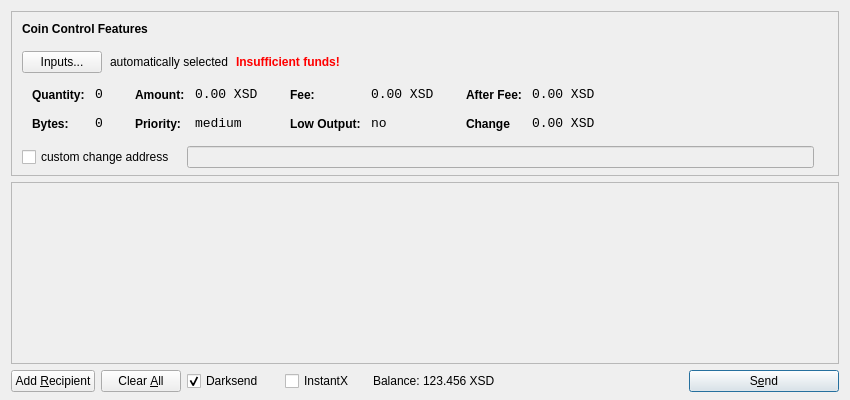
<?xml version="1.0" encoding="UTF-8"?>
<ui version="4.0">
 <class>SendCoinsDialog</class>
 <widget class="QDialog" name="SendCoinsDialog">
  <property name="geometry">
   <rect>
    <x>0</x>
    <y>0</y>
    <width>850</width>
    <height>400</height>
   </rect>
  </property>
  <property name="windowTitle">
   <string>Send Coins</string>
  </property>
  <layout class="QVBoxLayout" name="verticalLayout" stretch="0,1,0">
   <property name="bottomMargin">
    <number>8</number>
   </property>
   <item>
    <widget class="QFrame" name="frameCoinControl">
     <property name="sizePolicy">
      <sizepolicy hsizetype="Expanding" vsizetype="Expanding">
       <horstretch>0</horstretch>
       <verstretch>0</verstretch>
      </sizepolicy>
     </property>
     <property name="maximumSize">
      <size>
       <width>16777215</width>
       <height>16777215</height>
      </size>
     </property>
     <property name="frameShape">
      <enum>QFrame::StyledPanel</enum>
     </property>
     <property name="frameShadow">
      <enum>QFrame::Sunken</enum>
     </property>
     <layout class="QVBoxLayout" name="verticalLayoutCoinControl2">
      <property name="spacing">
       <number>-1</number>
      </property>
      <property name="leftMargin">
       <number>0</number>
      </property>
      <property name="topMargin">
       <number>0</number>
      </property>
      <property name="rightMargin">
       <number>0</number>
      </property>
      <property name="bottomMargin">
       <number>6</number>
      </property>
      <item>
       <layout class="QVBoxLayout" name="verticalLayoutCoinControl" stretch="0,0,0,0,1">
        <property name="spacing">
         <number>0</number>
        </property>
        <property name="leftMargin">
         <number>10</number>
        </property>
        <property name="topMargin">
         <number>10</number>
        </property>
        <item>
         <layout class="QHBoxLayout" name="horizontalLayoutCoinControl1">
          <property name="bottomMargin">
           <number>15</number>
          </property>
          <item>
           <widget class="QLabel" name="labelCoinControlFeatures">
            <property name="sizePolicy">
             <sizepolicy hsizetype="Preferred" vsizetype="Maximum">
              <horstretch>0</horstretch>
              <verstretch>0</verstretch>
             </sizepolicy>
            </property>
            <property name="font">
             <font>
              <weight>75</weight>
              <bold>true</bold>
             </font>
            </property>
            <property name="styleSheet">
             <string notr="true">font-weight:bold;</string>
            </property>
            <property name="text">
             <string>Coin Control Features</string>
            </property>
           </widget>
          </item>
         </layout>
        </item>
        <item>
         <layout class="QHBoxLayout" name="horizontalLayoutCoinControl2" stretch="0,0,0,0">
          <property name="spacing">
           <number>8</number>
          </property>
          <property name="bottomMargin">
           <number>10</number>
          </property>
          <item>
           <widget class="QPushButton" name="pushButtonCoinControl">
            <property name="styleSheet">
             <string notr="true"/>
            </property>
            <property name="text">
             <string>Inputs...</string>
            </property>
           </widget>
          </item>
          <item>
           <widget class="QLabel" name="labelCoinControlAutomaticallySelected">
            <property name="text">
             <string>automatically selected</string>
            </property>
            <property name="margin">
             <number>5</number>
            </property>
           </widget>
          </item>
          <item>
           <widget class="QLabel" name="labelCoinControlInsuffFunds">
            <property name="font">
             <font>
              <weight>75</weight>
              <bold>true</bold>
             </font>
            </property>
            <property name="styleSheet">
             <string notr="true">color:red;font-weight:bold;</string>
            </property>
            <property name="text">
             <string>Insufficient funds!</string>
            </property>
            <property name="margin">
             <number>5</number>
            </property>
           </widget>
          </item>
          <item>
           <spacer name="horizontalSpacerCoinControl">
            <property name="orientation">
             <enum>Qt::Horizontal</enum>
            </property>
            <property name="sizeHint" stdset="0">
             <size>
              <width>40</width>
              <height>1</height>
             </size>
            </property>
           </spacer>
          </item>
         </layout>
        </item>
        <item>
         <widget class="QWidget" name="widgetCoinControl" native="true">
          <property name="sizePolicy">
           <sizepolicy hsizetype="Preferred" vsizetype="Preferred">
            <horstretch>0</horstretch>
            <verstretch>0</verstretch>
           </sizepolicy>
          </property>
          <property name="minimumSize">
           <size>
            <width>0</width>
            <height>0</height>
           </size>
          </property>
          <property name="styleSheet">
           <string notr="true"/>
          </property>
          <layout class="QHBoxLayout" name="horizontalLayoutCoinControl5">
           <property name="margin">
            <number>0</number>
           </property>
           <item>
            <layout class="QHBoxLayout" name="horizontalLayoutCoinControl3" stretch="0,0,0,1">
             <property name="spacing">
              <number>20</number>
             </property>
             <property name="topMargin">
              <number>0</number>
             </property>
             <property name="bottomMargin">
              <number>10</number>
             </property>
             <item>
              <layout class="QFormLayout" name="formLayoutCoinControl1">
               <property name="horizontalSpacing">
                <number>10</number>
               </property>
               <property name="verticalSpacing">
                <number>14</number>
               </property>
               <property name="leftMargin">
                <number>10</number>
               </property>
               <property name="topMargin">
                <number>4</number>
               </property>
               <property name="rightMargin">
                <number>6</number>
               </property>
               <item row="0" column="0">
                <widget class="QLabel" name="labelCoinControlQuantityText">
                 <property name="styleSheet">
                  <string notr="true">font-weight:bold;</string>
                 </property>
                 <property name="text">
                  <string>Quantity:</string>
                 </property>
                 <property name="margin">
                  <number>0</number>
                 </property>
                </widget>
               </item>
               <item row="0" column="1">
                <widget class="QLabel" name="labelCoinControlQuantity">
                 <property name="font">
                  <font>
                   <family>Monospace</family>
                   <pointsize>10</pointsize>
                  </font>
                 </property>
                 <property name="cursor">
                  <cursorShape>IBeamCursor</cursorShape>
                 </property>
                 <property name="contextMenuPolicy">
                  <enum>Qt::ActionsContextMenu</enum>
                 </property>
                 <property name="text">
                  <string>0</string>
                 </property>
                 <property name="margin">
                  <number>0</number>
                 </property>
                 <property name="textInteractionFlags">
                  <set>Qt::LinksAccessibleByMouse|Qt::TextSelectableByKeyboard|Qt::TextSelectableByMouse</set>
                 </property>
                </widget>
               </item>
               <item row="1" column="0">
                <widget class="QLabel" name="labelCoinControlBytesText">
                 <property name="styleSheet">
                  <string notr="true">font-weight:bold;</string>
                 </property>
                 <property name="text">
                  <string>Bytes:</string>
                 </property>
                </widget>
               </item>
               <item row="1" column="1">
                <widget class="QLabel" name="labelCoinControlBytes">
                 <property name="font">
                  <font>
                   <family>Monospace</family>
                   <pointsize>10</pointsize>
                  </font>
                 </property>
                 <property name="cursor">
                  <cursorShape>IBeamCursor</cursorShape>
                 </property>
                 <property name="contextMenuPolicy">
                  <enum>Qt::ActionsContextMenu</enum>
                 </property>
                 <property name="text">
                  <string>0</string>
                 </property>
                 <property name="textInteractionFlags">
                  <set>Qt::LinksAccessibleByMouse|Qt::TextSelectableByKeyboard|Qt::TextSelectableByMouse</set>
                 </property>
                </widget>
               </item>
              </layout>
             </item>
             <item>
              <layout class="QFormLayout" name="formLayoutCoinControl2">
               <property name="horizontalSpacing">
                <number>10</number>
               </property>
               <property name="verticalSpacing">
                <number>14</number>
               </property>
               <property name="leftMargin">
                <number>6</number>
               </property>
               <property name="topMargin">
                <number>4</number>
               </property>
               <property name="rightMargin">
                <number>6</number>
               </property>
               <item row="0" column="0">
                <widget class="QLabel" name="labelCoinControlAmountText">
                 <property name="styleSheet">
                  <string notr="true">font-weight:bold;</string>
                 </property>
                 <property name="text">
                  <string>Amount:</string>
                 </property>
                 <property name="margin">
                  <number>0</number>
                 </property>
                </widget>
               </item>
               <item row="0" column="1">
                <widget class="QLabel" name="labelCoinControlAmount">
                 <property name="font">
                  <font>
                   <family>Monospace</family>
                   <pointsize>10</pointsize>
                  </font>
                 </property>
                 <property name="cursor">
                  <cursorShape>IBeamCursor</cursorShape>
                 </property>
                 <property name="contextMenuPolicy">
                  <enum>Qt::ActionsContextMenu</enum>
                 </property>
                 <property name="text">
                  <string>0.00 XSD</string>
                 </property>
                 <property name="textInteractionFlags">
                  <set>Qt::LinksAccessibleByMouse|Qt::TextSelectableByKeyboard|Qt::TextSelectableByMouse</set>
                 </property>
                </widget>
               </item>
               <item row="1" column="0">
                <widget class="QLabel" name="labelCoinControlPriorityText">
                 <property name="styleSheet">
                  <string notr="true">font-weight:bold;</string>
                 </property>
                 <property name="text">
                  <string>Priority:</string>
                 </property>
                </widget>
               </item>
               <item row="1" column="1">
                <widget class="QLabel" name="labelCoinControlPriority">
                 <property name="font">
                  <font>
                   <family>Monospace</family>
                   <pointsize>10</pointsize>
                  </font>
                 </property>
                 <property name="cursor">
                  <cursorShape>IBeamCursor</cursorShape>
                 </property>
                 <property name="contextMenuPolicy">
                  <enum>Qt::ActionsContextMenu</enum>
                 </property>
                 <property name="text">
                  <string>medium</string>
                 </property>
                 <property name="textInteractionFlags">
                  <set>Qt::LinksAccessibleByMouse|Qt::TextSelectableByKeyboard|Qt::TextSelectableByMouse</set>
                 </property>
                </widget>
               </item>
              </layout>
             </item>
             <item>
              <layout class="QFormLayout" name="formLayoutCoinControl3">
               <property name="horizontalSpacing">
                <number>10</number>
               </property>
               <property name="verticalSpacing">
                <number>14</number>
               </property>
               <property name="leftMargin">
                <number>6</number>
               </property>
               <property name="topMargin">
                <number>4</number>
               </property>
               <property name="rightMargin">
                <number>6</number>
               </property>
               <item row="0" column="0">
                <widget class="QLabel" name="labelCoinControlFeeText">
                 <property name="styleSheet">
                  <string notr="true">font-weight:bold;</string>
                 </property>
                 <property name="text">
                  <string>Fee:</string>
                 </property>
                 <property name="margin">
                  <number>0</number>
                 </property>
                </widget>
               </item>
               <item row="0" column="1">
                <widget class="QLabel" name="labelCoinControlFee">
                 <property name="font">
                  <font>
                   <family>Monospace</family>
                   <pointsize>10</pointsize>
                  </font>
                 </property>
                 <property name="cursor">
                  <cursorShape>IBeamCursor</cursorShape>
                 </property>
                 <property name="contextMenuPolicy">
                  <enum>Qt::ActionsContextMenu</enum>
                 </property>
                 <property name="text">
                  <string>0.00 XSD</string>
                 </property>
                 <property name="textInteractionFlags">
                  <set>Qt::LinksAccessibleByMouse|Qt::TextSelectableByKeyboard|Qt::TextSelectableByMouse</set>
                 </property>
                </widget>
               </item>
               <item row="1" column="0">
                <widget class="QLabel" name="labelCoinControlLowOutputText">
                 <property name="styleSheet">
                  <string notr="true">font-weight:bold;</string>
                 </property>
                 <property name="text">
                  <string>Low Output:</string>
                 </property>
                </widget>
               </item>
               <item row="1" column="1">
                <widget class="QLabel" name="labelCoinControlLowOutput">
                 <property name="font">
                  <font>
                   <family>Monospace</family>
                   <pointsize>10</pointsize>
                  </font>
                 </property>
                 <property name="cursor">
                  <cursorShape>IBeamCursor</cursorShape>
                 </property>
                 <property name="contextMenuPolicy">
                  <enum>Qt::ActionsContextMenu</enum>
                 </property>
                 <property name="text">
                  <string>no</string>
                 </property>
                 <property name="textInteractionFlags">
                  <set>Qt::LinksAccessibleByMouse|Qt::TextSelectableByKeyboard|Qt::TextSelectableByMouse</set>
                 </property>
                </widget>
               </item>
              </layout>
             </item>
             <item>
              <layout class="QFormLayout" name="formLayoutCoinControl4">
               <property name="horizontalSpacing">
                <number>10</number>
               </property>
               <property name="verticalSpacing">
                <number>14</number>
               </property>
               <property name="leftMargin">
                <number>6</number>
               </property>
               <property name="topMargin">
                <number>4</number>
               </property>
               <property name="rightMargin">
                <number>6</number>
               </property>
               <item row="0" column="0">
                <widget class="QLabel" name="labelCoinControlAfterFeeText">
                 <property name="styleSheet">
                  <string notr="true">font-weight:bold;</string>
                 </property>
                 <property name="text">
                  <string>After Fee:</string>
                 </property>
                 <property name="margin">
                  <number>0</number>
                 </property>
                </widget>
               </item>
               <item row="0" column="1">
                <widget class="QLabel" name="labelCoinControlAfterFee">
                 <property name="font">
                  <font>
                   <family>Monospace</family>
                   <pointsize>10</pointsize>
                  </font>
                 </property>
                 <property name="cursor">
                  <cursorShape>IBeamCursor</cursorShape>
                 </property>
                 <property name="contextMenuPolicy">
                  <enum>Qt::ActionsContextMenu</enum>
                 </property>
                 <property name="text">
                  <string>0.00 XSD</string>
                 </property>
                 <property name="textInteractionFlags">
                  <set>Qt::LinksAccessibleByMouse|Qt::TextSelectableByKeyboard|Qt::TextSelectableByMouse</set>
                 </property>
                </widget>
               </item>
               <item row="1" column="0">
                <widget class="QLabel" name="labelCoinControlChangeText">
                 <property name="styleSheet">
                  <string notr="true">font-weight:bold;</string>
                 </property>
                 <property name="text">
                  <string>Change</string>
                 </property>
                </widget>
               </item>
               <item row="1" column="1">
                <widget class="QLabel" name="labelCoinControlChange">
                 <property name="font">
                  <font>
                   <family>Monospace</family>
                   <pointsize>10</pointsize>
                  </font>
                 </property>
                 <property name="cursor">
                  <cursorShape>IBeamCursor</cursorShape>
                 </property>
                 <property name="contextMenuPolicy">
                  <enum>Qt::ActionsContextMenu</enum>
                 </property>
                 <property name="text">
                  <string>0.00 XSD</string>
                 </property>
                 <property name="textInteractionFlags">
                  <set>Qt::LinksAccessibleByMouse|Qt::TextSelectableByKeyboard|Qt::TextSelectableByMouse</set>
                 </property>
                </widget>
               </item>
              </layout>
             </item>
            </layout>
           </item>
          </layout>
         </widget>
        </item>
        <item>
         <layout class="QHBoxLayout" name="horizontalLayoutCoinControl4" stretch="0,0,0">
          <property name="spacing">
           <number>12</number>
          </property>
          <property name="sizeConstraint">
           <enum>QLayout::SetDefaultConstraint</enum>
          </property>
          <property name="topMargin">
           <number>5</number>
          </property>
          <property name="rightMargin">
           <number>5</number>
          </property>
          <item>
           <widget class="QCheckBox" name="checkBoxCoinControlChange">
            <property name="text">
             <string>custom change address</string>
            </property>
           </widget>
          </item>
          <item>
           <widget class="QLineEdit" name="lineEditCoinControlChange">
            <property name="enabled">
             <bool>false</bool>
            </property>
            <property name="sizePolicy">
             <sizepolicy hsizetype="Expanding" vsizetype="Fixed">
              <horstretch>0</horstretch>
              <verstretch>0</verstretch>
             </sizepolicy>
            </property>
           </widget>
          </item>
          <item>
           <widget class="QLabel" name="labelCoinControlChangeLabel">
            <property name="sizePolicy">
             <sizepolicy hsizetype="Preferred" vsizetype="Expanding">
              <horstretch>0</horstretch>
              <verstretch>0</verstretch>
             </sizepolicy>
            </property>
            <property name="minimumSize">
             <size>
              <width>0</width>
              <height>0</height>
             </size>
            </property>
            <property name="text">
             <string/>
            </property>
            <property name="margin">
             <number>3</number>
            </property>
           </widget>
          </item>
         </layout>
        </item>
        <item>
         <spacer name="verticalSpacerCoinControl">
          <property name="orientation">
           <enum>Qt::Vertical</enum>
          </property>
          <property name="sizeHint" stdset="0">
           <size>
            <width>800</width>
            <height>1</height>
           </size>
          </property>
         </spacer>
        </item>
       </layout>
      </item>
     </layout>
    </widget>
   </item>
   <item>
    <widget class="QScrollArea" name="scrollArea">
     <property name="widgetResizable">
      <bool>true</bool>
     </property>
     <widget class="QWidget" name="scrollAreaWidgetContents">
      <property name="geometry">
       <rect>
        <x>0</x>
        <y>0</y>
        <width>830</width>
        <height>165</height>
       </rect>
      </property>
      <layout class="QVBoxLayout" name="verticalLayout_2">
       <property name="margin">
        <number>0</number>
       </property>
       <item>
        <layout class="QVBoxLayout" name="entries">
         <property name="spacing">
          <number>6</number>
         </property>
        </layout>
       </item>
       <item>
        <spacer name="verticalSpacer">
         <property name="orientation">
          <enum>Qt::Vertical</enum>
         </property>
         <property name="sizeHint" stdset="0">
          <size>
           <width>20</width>
           <height>40</height>
          </size>
         </property>
        </spacer>
       </item>
      </layout>
     </widget>
    </widget>
   </item>
   <item>
    <layout class="QHBoxLayout" name="horizontalLayout">
     <item>
      <widget class="QPushButton" name="addButton">
       <property name="toolTip">
        <string>Send to multiple recipients at once</string>
       </property>
       <property name="text">
        <string>Add &amp;Recipient</string>
       </property>
       <property name="autoDefault">
        <bool>false</bool>
       </property>
      </widget>
     </item>
     <item>
      <widget class="QPushButton" name="clearButton">
       <property name="sizePolicy">
        <sizepolicy hsizetype="Minimum" vsizetype="Fixed">
         <horstretch>0</horstretch>
         <verstretch>0</verstretch>
        </sizepolicy>
       </property>
       <property name="toolTip">
        <string>Remove all transaction fields</string>
       </property>
       <property name="text">
        <string>Clear &amp;All</string>
       </property>
       <property name="autoRepeatDelay">
        <number>300</number>
       </property>
       <property name="autoDefault">
        <bool>false</bool>
       </property>
      </widget>
     </item>
     <item>
      <layout class="QHBoxLayout" name="horizontalLayout_2">
       <property name="spacing">
        <number>3</number>
       </property>
        <item>
        <widget class="QCheckBox" name="checkUseDarksend">
         <property name="minimumSize">
          <size>
           <width>95</width>
           <height>0</height>
          </size>
         </property>
         <property name="text">
          <string>Darksend</string>
         </property>
         <property name="checked">
          <bool>true</bool>
         </property>
        </widget>
       </item>
       <item>
        <widget class="QCheckBox" name="checkInstantX">
         <property name="enabled">
          <bool>true</bool>
         </property>
         <property name="minimumSize">
          <size>
           <width>85</width>
           <height>0</height>
          </size>
         </property>
         <property name="text">
          <string>InstantX</string>
         </property>
        </widget>
       </item>
       <item>
        <widget class="QLabel" name="label">
         <property name="sizePolicy">
          <sizepolicy hsizetype="Preferred" vsizetype="Fixed">
           <horstretch>0</horstretch>
           <verstretch>0</verstretch>
          </sizepolicy>
         </property>
         <property name="text">
          <string>Balance:</string>
         </property>
        </widget>
       </item>
       <item>
        <widget class="QLabel" name="labelBalance">
         <property name="sizePolicy">
          <sizepolicy hsizetype="Preferred" vsizetype="Fixed">
           <horstretch>0</horstretch>
           <verstretch>0</verstretch>
          </sizepolicy>
         </property>
         <property name="cursor">
          <cursorShape>IBeamCursor</cursorShape>
         </property>
         <property name="text">
          <string>123.456 XSD</string>
         </property>
         <property name="textInteractionFlags">
          <set>Qt::LinksAccessibleByMouse|Qt::TextSelectableByKeyboard|Qt::TextSelectableByMouse</set>
         </property>
        </widget>
       </item>
      </layout>
     </item>
     <item>
      <spacer name="horizontalSpacer">
       <property name="orientation">
        <enum>Qt::Horizontal</enum>
       </property>
       <property name="sizeHint" stdset="0">
        <size>
         <width>40</width>
         <height>20</height>
        </size>
       </property>
      </spacer>
     </item>
     <item>
      <widget class="QPushButton" name="sendButton">
       <property name="minimumSize">
        <size>
         <width>150</width>
         <height>0</height>
        </size>
       </property>
       <property name="toolTip">
        <string>Confirm the send action</string>
       </property>
       <property name="text">
        <string>S&amp;end</string>
       </property>
       <property name="icon">
        <iconset resource="../bitcoin.qrc">
         <normaloff>:/icons/send</normaloff>:/icons/send</iconset>
       </property>
       <property name="default">
        <bool>true</bool>
       </property>
      </widget>
     </item>
    </layout>
   </item>
  </layout>
 </widget>
 <resources>
  <include location="../bitcoin.qrc"/>
 </resources>
 <connections/>
</ui>
